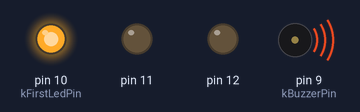
Recording of a sketch running on a simulated Arduino Uno, built with avr-gcc and run on an emulated ATmega328P. Parts: output pins drawn as LEDs (lit = HIGH), buzzer (waves = sounding).

Above: at 0.1 s.
At 0.7 s:
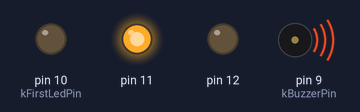
At 6.0 s:
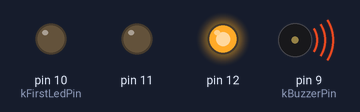
Timing chart, 0 to 10.6 s (numbered marks = the images above):
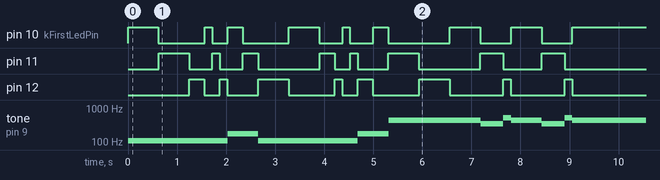

The sketch:

StarWars.ino
```cpp
// StarWars
//

const int kDebug = 0;

const int kBuzzerPin = 9;
const int kFirstLedPin = 10;
const int kLedPinCount = 3;

int noteIndex = 0;

void setup()
{
  if (kDebug) {
    Serial.begin(9600);

    Serial.print("Star Wars\n");
  }

  pinMode(kBuzzerPin, OUTPUT);

  for (int i = 0; i < kLedPinCount; ++i)
  {
    pinMode(kFirstLedPin + i, OUTPUT);
  }
}

void playNote(int buzzerPin, int note, int duration)
{
  int ledPin = kFirstLedPin + (noteIndex % kLedPinCount);

  duration = (duration * 1000) / 32;
  if (note)
  {
    digitalWrite(ledPin, HIGH);
    tone(buzzerPin, note, duration);
  }

  delay(duration - 5);

  if (note)
  {
    digitalWrite(ledPin, LOW);

    delay(5);
    ++noteIndex;
  }
}

void playSong(int buzzerPin, const char *song)
{
  int head = 0;
  unsigned int len = strlen(song);

  while (head < len)
  {
    int err = 0;

    int note = 0;
    int sharp = 0;
    int octave = 0;
    int duration = 0;

    char c = ' ';
    while (head < len && (c == ',' || c == ' ')) c = song[head++];

    if (c >= 'A' && c <= 'G')
    {
      note = c - 'A';
      c = song[head++];
      if (c == '#')
      {
        sharp = 1;
        c = song[head++];
      }
      if (c >= '0' && c <= '9')
      {
        octave = c - '0';
        c = song[head++];
      }
    }

    if (c == '-')
    {
      while ((c = song[head++]) && c != ',' && err == 0)
      {
          if (c >= '0' && c <= '9')
          {
            duration = (duration * 10) + c - '0';
          }
          else err = 1;
      }
    } else err = 1;

    if (err == 0)
    {
      //                           A    A#   B   -   C    C#   D    D#   E   -   F    F#   G    G#
      int frequenciesTable[] = {  110, 116, 123, 0, 130, 138, 147, 155, 164, 0, 175, 185, 196, 207, // 2
                                  220, 233, 247, 0, 261, 277, 293, 311, 329, 0, 349, 370, 392, 415, // 3
                                  440, 466, 494, 0, 523, 554, 587, 622, 659, 0, 698, 740, 784, 830, // 4
                                  880, 932, 988, 0 };

      int frequency = 0;
      if (octave >= 2 && octave <= 5)
      {
        int index = (octave - 2) * 14 + note * 2 + sharp;
        frequency = frequenciesTable[index];
      }

      playNote(buzzerPin, frequency, duration);

      if (kDebug)
      {
        char sNote[4];
        int k = 0;
        sNote[k++] = 'A' + note;
        if (sharp == 1)
          sNote[k++] = '#';
        sNote[k++] = '0' + octave;
        sNote[k] = 0x00;

        Serial.print(sNote);
        Serial.print("-");
        Serial.print(duration);
        Serial.print("\n");
      }
    }
    else
    {
      if (kDebug)
      {
        char preview[5];
        strncpy((char *)&preview, (const char *)&song[head], 4);
        preview[4] = 0x00;

        Serial.print("Wrong note! Error in: '");
        Serial.print(preview);
        Serial.print("'\n");
      }
    }
  }
}

// ronde = 32           // 40
// blanche = 16         // 20
// noire pointée = 12   // 15
// noire = 8            // 10
// croche = 4           // 5
// double croche = 2    // 2.5
// triple croche = 1    // 1.25

const char kStarWarsSong[] =
    "A2-20, A2-20, A2-10, A2-5, A2-5, A2-5, F2-10, F2-10, "
    "A2-20, A2-20, A2-10, A2-5, A2-5, A2-5, F2-10, F2-10, "

    "A4-20, A4-20, A4-20, F3-15, C4-5, A4-20, F3-15, C4-5, A4-40, "
    "E4-20, E4-20, E4-20, F4-15, C4-5, G#3-20, F3-15, C4-5, A4-40, "

    "A5-20, A4-10, A4-5, A5-20, G#4-15, G4-5, F#4-5, F4-5, F#4-10, -15, "
    "A#4-10, D#4-20, D4-15, C#4-5, C4-5, B4-5, C4-10, -15, "
    "F3-10, G#3-20, F3-15, A4-5, C4-20, A4-15, C4-5, E4-25, -20, "
    "";

void loop()
{
  playSong(kBuzzerPin, kStarWarsSong);
  delay(1000);
}
```

Measured:
- by itself, pin 10 (kFirstLedPin): LOW → HIGH at 0.00 s, → LOW 0.62 s later, → HIGH 0.94 s later, → LOW 0.15 s later, … (17 changes in this stretch)
- by itself, pin 11: LOW → HIGH at 0.63 s, → LOW 0.62 s later, → HIGH 0.47 s later, → LOW 0.15 s later, … (16 changes in this stretch)
- by itself, pin 12: LOW → HIGH at 1.3 s, → LOW 0.31 s later, → HIGH 0.32 s later, → LOW 0.15 s later, … (16 changes in this stretch)
- by itself, tone on pin 9 (kBuzzerPin): plays 110 Hz for 2.0 s, 175 Hz for 0.62 s, 110 Hz for 2.0 s, 175 Hz for 0.62 s, 440 Hz for 1.9 s, 349 Hz for 0.47 s … (11 notes in this stretch)
